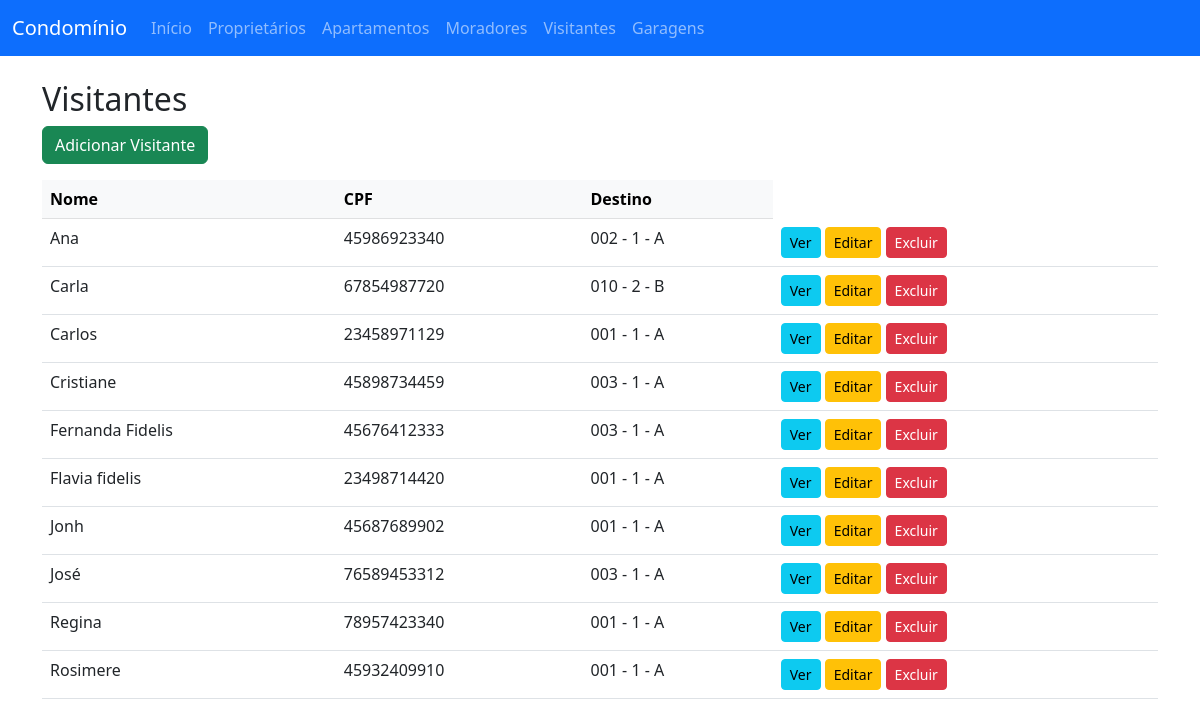
The page /visitantes/ on the database as committed earlier.
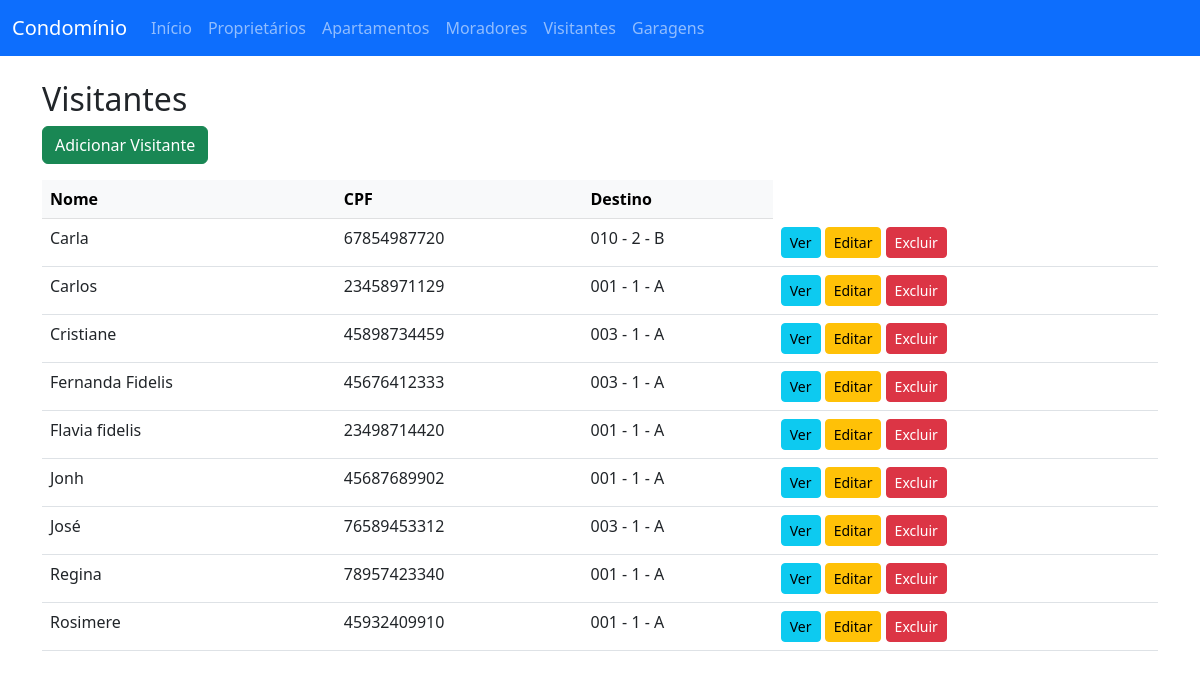
The same page on the database as committed later.
### visitantes/models.py (models this page shows, shortened)
class Visitante(models.Model):
    nome = models.CharField(max_length=100)
    cpf = models.CharField(max_length=14)
    data_entrada = models.DateTimeField(auto_now_add=True)
    data_saida = models.DateTimeField(null=True, blank=True)
    autorizado_por = models.ForeignKey(Morador, on_delete=models.CASCADE)
    destino = models.ForeignKey(Apartamento, on_delete=models.CASCADE)

### apartamentos/models.py (models this page shows)
class Apartamento(models.Model):
    numero = models.CharField(max_length=10, verbose_name="Número do Apartamento")
    andar = models.IntegerField(blank=True, null=True, verbose_name="Andar")
    bloco = models.CharField(max_length=10, verbose_name="Bloco/Torre")
    status = models.BooleanField(default=True, verbose_name="Status")
    proprietario = models.ForeignKey(Proprietario, on_delete=models.SET_NULL,
                   null=True,
                   blank=True,
                   related_name="proprietario_apartamento")
    data_criacao = models.DateTimeField(auto_now_add=True)
    data_atualizacao = models.DateTimeField(auto_now=True)
    class Meta:
        verbose_name = "Apartamento"
        verbose_name_plural = "Apartamentos"
        ordering = ["andar", "numero"]
        constraints = [
        models.UniqueConstraint(fields=['numero', 'bloco'], name='unique_numero_bloco')
    ]
    def __str__(self):
        bloco_str = f" - {self.bloco}" if self.bloco else ""
        andar_str = f" - {self.andar}" if self.andar else ""
        return f"{self.numero}{andar_str}{bloco_str}"

### visitantes/views.py (the view)
# urls.py: path('', VisitanteListView.as_view(), name='visitante_list'),
class VisitanteListView(ListView):
    model = Visitante
    template_name = 'visitantes/visitante_list.html'
    context_object_name = 'visitantes'
    ordering = ['nome'] # Ordena por nome

### visitantes/templates/visitantes/visitante_list.html (shortened to what this page needs)
{% extends 'visitantes/base.html' %}
{% block content %}
<h2>Visitantes</h2>
<a href="{% url 'visitante_create' %}" class="btn btn-success mb-3">Adicionar Visitante</a>
<table class="table table-hover">
    <thead class="table-light">
        <tr>
            <th>Nome</th>
            <th>CPF</th>
            <th>Destino</th>
        </tr>
    </thead>
    <tbody>
    {% for visitante in visitantes %}
        <tr>
            <td>{{ visitante.nome }} </td>
            <td>{{ visitante.cpf }}</td>
            <td>{{ visitante.destino }}</td>
            <td>
                <a class="btn btn-sm btn-info" href="{% url 'visitante_detail' visitante.pk %}">Ver</a>
                <a class="btn btn-sm btn-warning" href="{% url 'visitante_update' visitante.pk %}">Editar</a>
                <a class="btn btn-sm btn-danger" href="{% url 'visitante_delete' visitante.pk %}">Excluir</a>
            </td>
        </tr>
    {% empty %}
        <tr><td colspan="4">Nenhum Visitante cadastrado.</td></tr>
    {% endfor %}
    </tbody>
</table>
{% endblock %}

Rows that differ between the two databases and show on the page:
removed Visitante: nome "Ana", cpf "45986923340", destino "002 - 1 - A"
